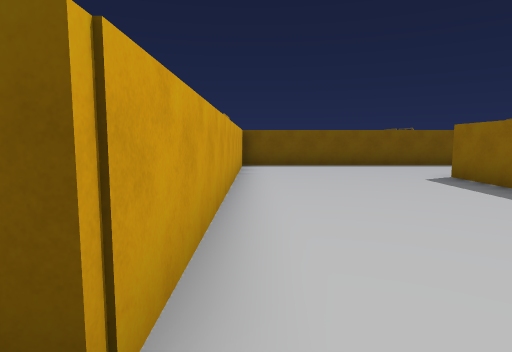
View 1 (above)

17 first-person views from a walk through a Unity game level. The camera is 1.5 m above the floor, tilts 6° down and sees 75° across. The floor is counted in squares, 2 m on a side. Each view is taken from the middle of a square. On the plan, view 1 faces up. The plan holds only what a view shows up to about 11 squares ahead; the rest is blank. The place goes on beyond the plan. The player is left out.

View 2
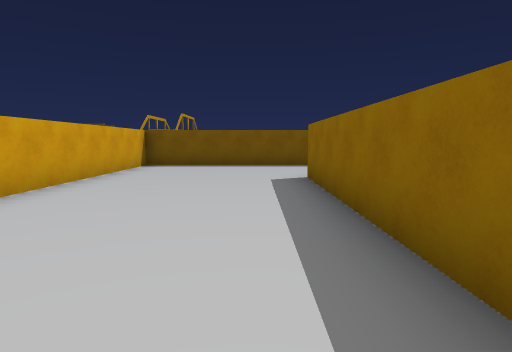

View 3
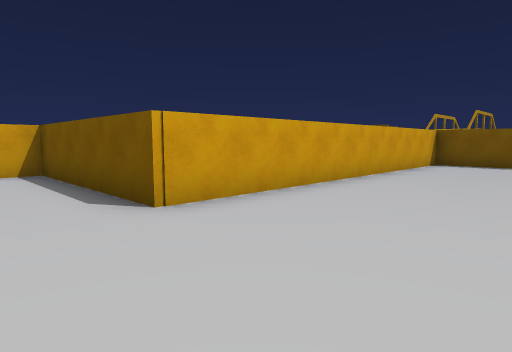

View 4
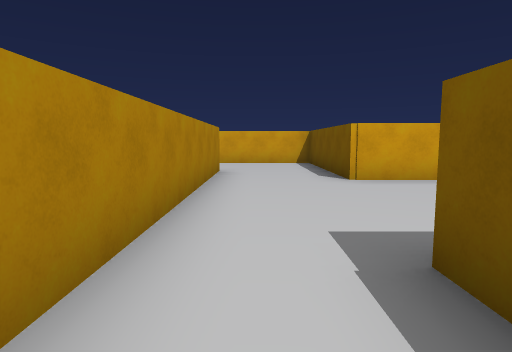

View 5
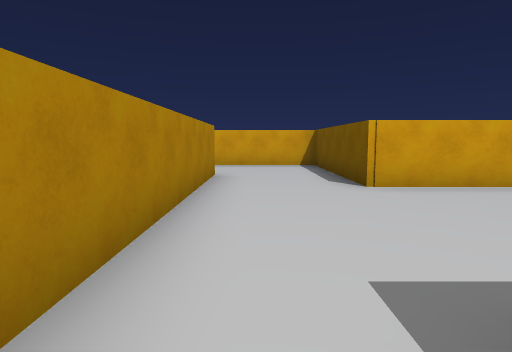

View 6
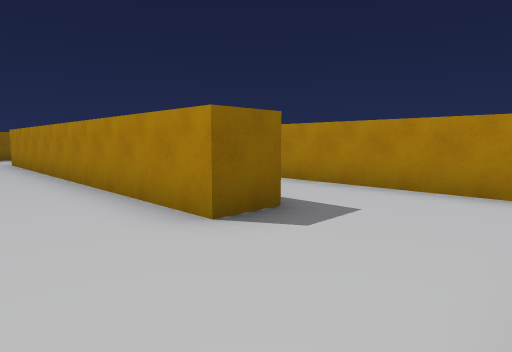

View 7
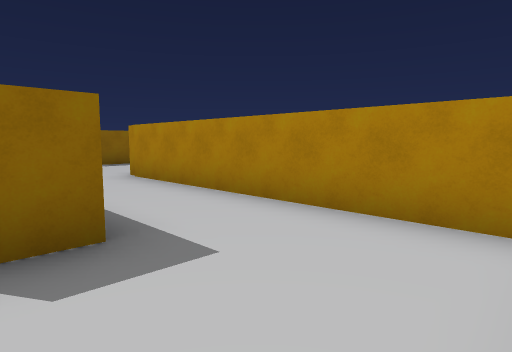

View 8
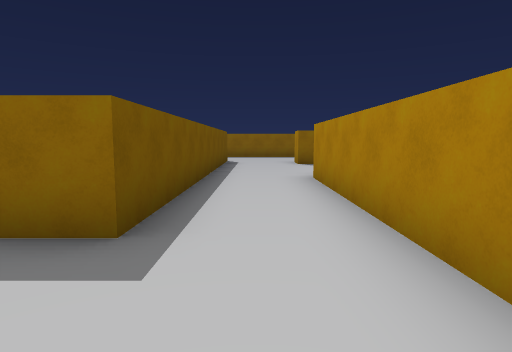

View 9
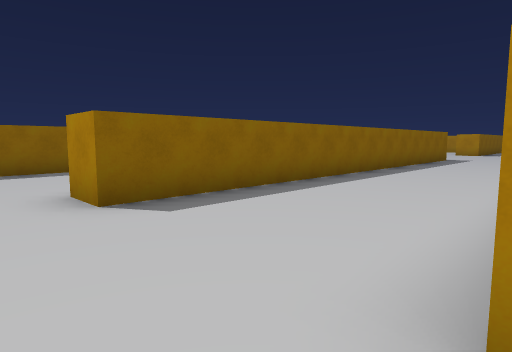

View 10
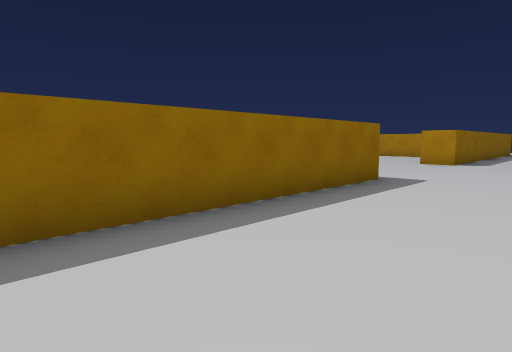

View 11
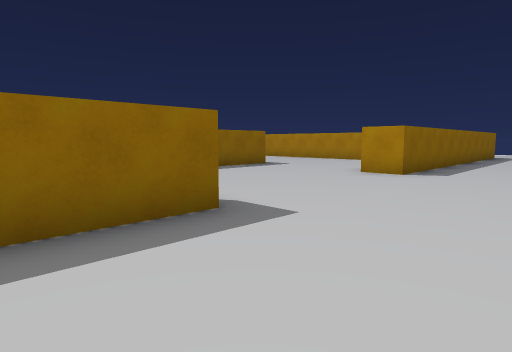

View 12
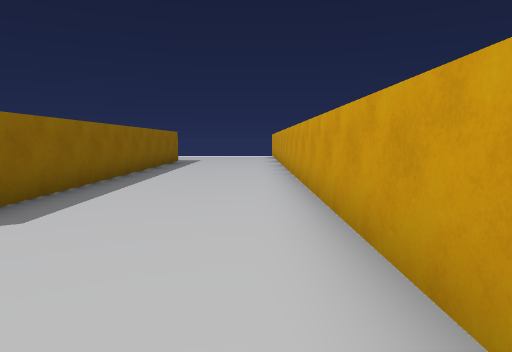

View 13
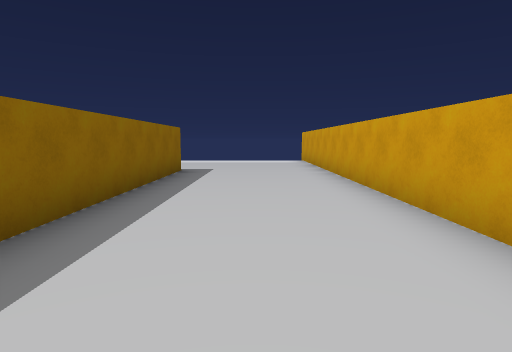

View 14
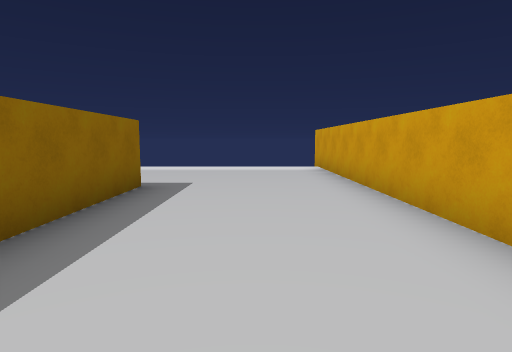

View 15
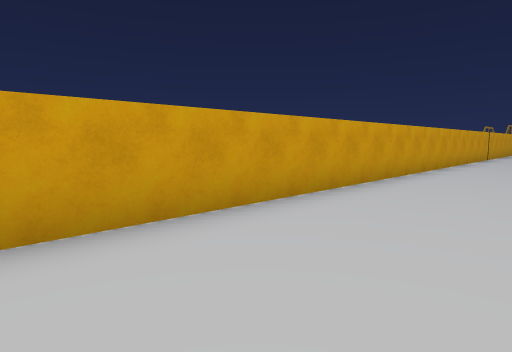

View 16
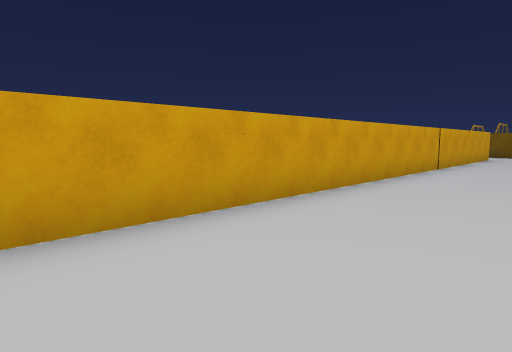

View 17
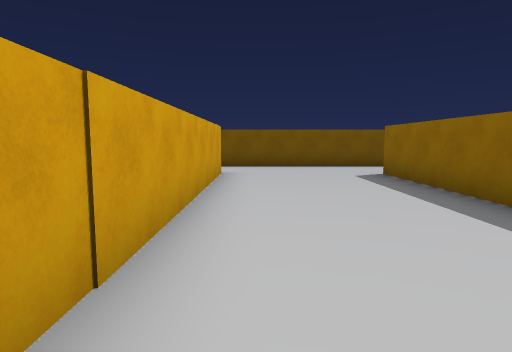

### Floor plan
Points are (right, up) in squares from view 1. A wall is a line through its corners. A room is listed if a view was taken in it or the views show most of it. See-through windows are left out.
Room 1 (views 1, 2, 3, 4, 5)
walls: (4.1, 1.2) (4.1, 7); (4.8, 0.1) (4, 0.1); (6.1, 10.3) (-0.4, 10.3) (-0.4, 0.8); (-0.5, -1.9) (6.5, -1.9)
ways out: opening at (-1.5, -0.5) to room 2
Room 2 (views 6, 7, 8)
walls: (-4.6, -5.2) (2.2, -5.2); (-0.4, 0.8) (-5.4, 0.8) (-5.4, -2.4); (1.5, -2.9) (-2.5, -2.9) (-2.5, -1.9) (-0.5, -1.9)
ways out: opening at (-1.5, -0.5) to room 1; opening at (1, -4) to room 3
Room 3 (views 9, 10, 11, 12, 13, 14, 15, 16, 17)
walls: (5.9, -18.4) (5.9, -5.4) (6.5, -5.4); (5.9, -33.6) (5.9, -23.5) (6.5, -23.5); (2.2, -5.2) (2.2, -38.5); (6.5, -2.9) (1.5, -2.9)
ways out: opening at (1, -4) to room 2

Where each view was taken, in squares from view 1:
view 1: 0 up, 0 right, facing up
view 2: 0 up, 3 right, facing up
view 3: 1 down, 3 right, facing up-left
view 4: 1 down, 6 right, facing left
view 5: 1 down, 5 right, facing left
view 6: 0 up, 5 left, facing down-right
view 7: 2 down, 5 left, facing down-right
view 8: 4 down, 5 left, facing right
view 9: 4 down, 2 right, facing down-right
view 10: 12 down, 3 right, facing down-right
view 11: 16 down, 3 right, facing down-right
view 12: 21 down, 3 right, facing down
view 13: 25 down, 4 right, facing down
view 14: 28 down, 4 right, facing down
view 15: 27 down, 5 right, facing up-left
view 16: 21 down, 5 right, facing up-left
view 17: 13 down, 3 right, facing up
